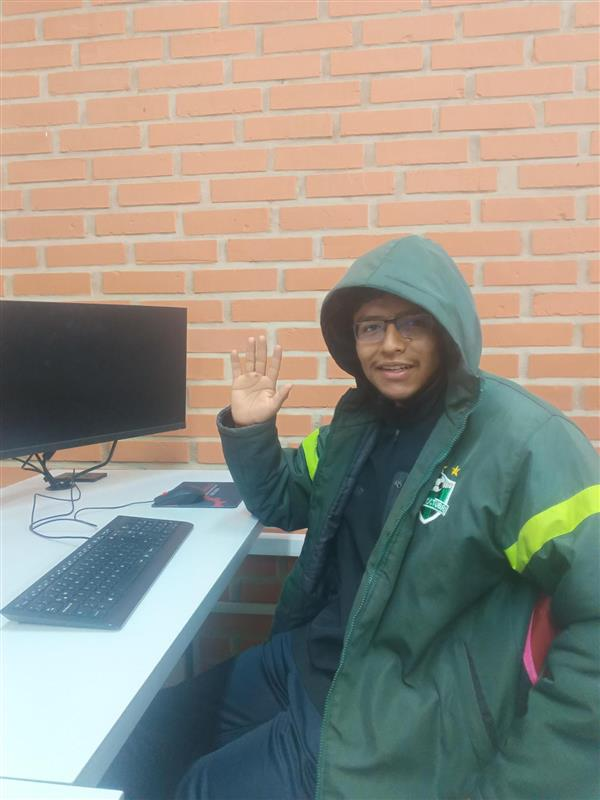
#> input picture Imagenes/Practica/pose1.png, 600 x 800 px
$ jupyter execute --allow-errors practica.ipynb
#> lines starting #> are read from the running program, lines starting #| are printed output that depends on the picture
CARGAR 3 IMAGENES

[cell 1]
import cv2
import matplotlib.pyplot as plt

imagen_bgr1 = cv2.imread('pose1.png')
#> imagen_bgr1 is the input picture: shape (800, 600, 3); mean B, G, R 133.3, 144, 147.1
imagen_bgr2 = cv2.imread('pose2.png')
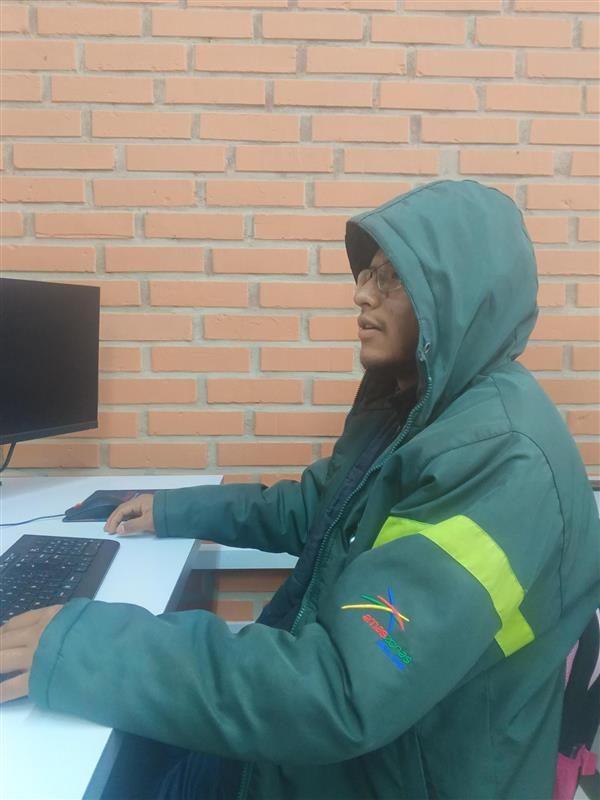
#> input picture Imagenes/Practica/pose2.png, 600 x 800 px
#> imagen_bgr2 is the input picture: shape (800, 600, 3); mean B, G, R 129.9, 138.7, 132.5
imagen_bgr3 = cv2.imread('pose3.png')
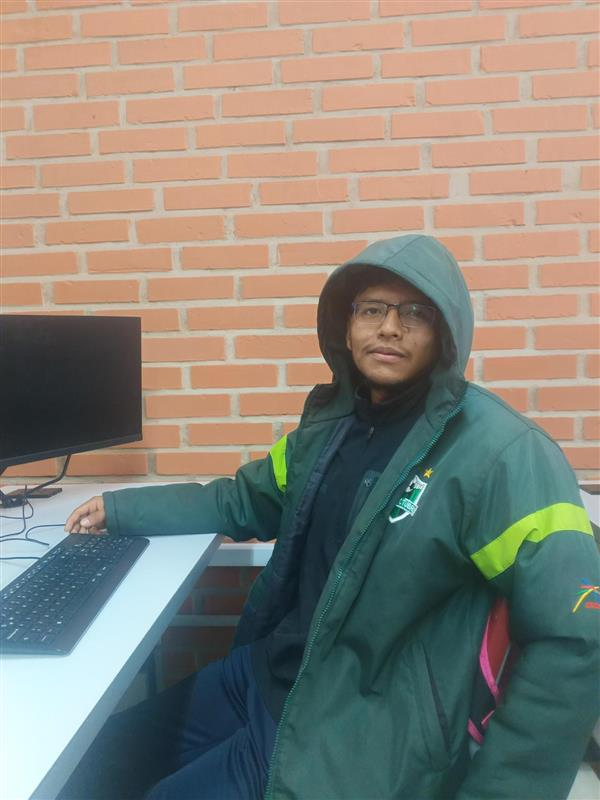
#> input picture Imagenes/Practica/pose3.png, 600 x 800 px
#> imagen_bgr3 is the input picture: shape (800, 600, 3); mean B, G, R 120.2, 130.6, 134.7

imagen_RGB1 = cv2.cvtColor(imagen_bgr1, cv2.COLOR_BGR2RGB)
imagen_RGB2 = cv2.cvtColor(imagen_bgr2, cv2.COLOR_BGR2RGB)
imagen_RGB3 = cv2.cvtColor(imagen_bgr3, cv2.COLOR_BGR2RGB)


plt.figure(figsize=(12, 4))

plt.subplot(1, 3, 1)
plt.imshow(imagen_RGB1)
plt.title("Pose 1")

plt.subplot(1, 3, 2)
plt.imshow(imagen_RGB2)
plt.title("Pose 2")

plt.subplot(1, 3, 3)
plt.imshow(imagen_RGB3)
plt.title("Pose 3")

plt.show()

ESCALA EN GRISES

[cell 2]
import cv2
import matplotlib.pyplot as plt

plt.rcParams['figure.figsize'],[10,5]
img=cv2.imread('pose1.png',cv2.IMREAD_COLOR)

plt.subplot(141)
plt.title("Pose Original")
plt.imshow(cv2.cvtColor(img, cv2.COLOR_BGR2RGB))

plt.subplot(142)
plt.imshow(img[:,:,0],cmap='gray')
plt.title("Escala 1 gris")


plt.subplot(143)
plt.imshow(img[:,:,1],cmap='gray')
plt.title("Escala 2 gris")

plt.subplot(144)
plt.imshow(img[:,:,2],cmap='gray')
plt.title("Escala 3 gris")

plt.show()
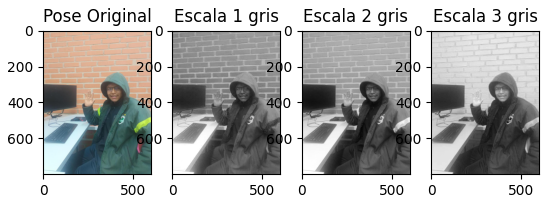
#> figure drawn by matplotlib, 4 panels

[cell 3]
import cv2
import matplotlib.pyplot as plt

imagen_bgr = cv2.imread('pose1.png')
imagen_bgr1 = cv2.imread('pose1.png')

imagen_RGB = cv2.cvtColor(imagen_bgr, cv2.COLOR_BGR2RGB)


plt.figure(figsize=(12,4))

plt.subplot(1 ,4 ,1)
plt.title("Pose Original")
plt.imshow(imagen_RGB)
plt.axis('off')


plt.subplot(1, 4,2 )
plt.imshow(imagen_RGB[:,:,0],cmap='gray')
plt.title("Escala 1 gris")
plt.axis('off')

plt.subplot(1, 4, 3)
plt.imshow(imagen_RGB[:,:,1],cmap='gray')
plt.title("Escala 2 gris")
plt.axis('off')

plt.subplot(1, 4, 4)
plt.imshow(imagen_RGB[:,:,2],cmap='gray')
plt.title("Escala 3 gris")
plt.axis('off')


plt.show()


plt.figure(figsize=(12, 4))

r = imagen_bgr[:, :, 2]
g = imagen_bgr[:, :, 1]
b = imagen_bgr[:, :, 0]

#> (the rest of this cell did not finish here and is left out)

[cell 4]
import cv2
import matplotlib.pyplot as plt

imagen_bgr = cv2.imread('pose2.png')
imagen_bgr1 = cv2.imread('pose2.png')

imagen_RGB = cv2.cvtColor(imagen_bgr, cv2.COLOR_BGR2RGB)


plt.figure(figsize=(12,4))

plt.subplot(1 ,4 ,1)
plt.title("Pose Original")
plt.imshow(imagen_RGB)
plt.axis('off')


plt.subplot(1, 4,2 )
plt.imshow(imagen_RGB[:,:,0],cmap='gray')
plt.title("Escala 1 gris")
plt.axis('off')

plt.subplot(1, 4, 3)
plt.imshow(imagen_RGB[:,:,1],cmap='gray')
plt.title("Escala 2 gris")
plt.axis('off')

plt.subplot(1, 4, 4)
plt.imshow(imagen_RGB[:,:,2],cmap='gray')
plt.title("Escala 3 gris")
plt.axis('off')


plt.show()


plt.figure(figsize=(12, 4))

r = imagen_bgr[:, :, 2]
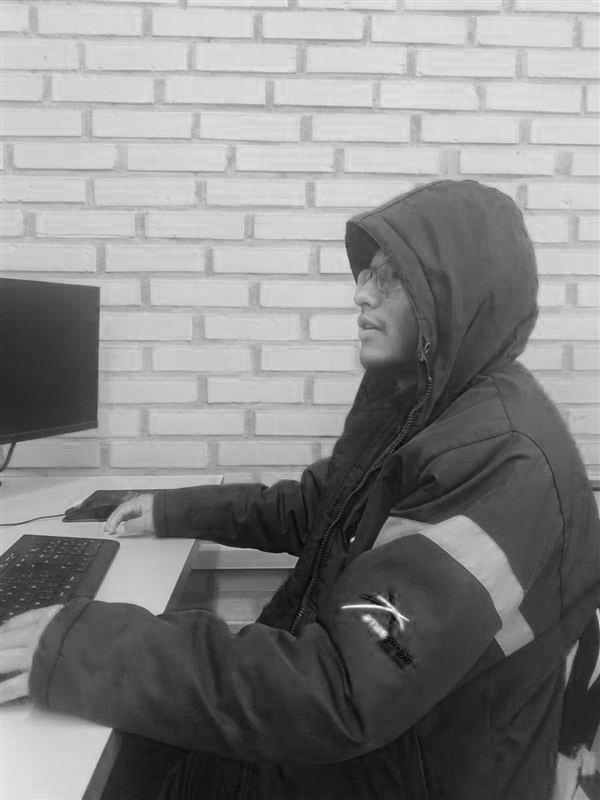
#> r: shape (800, 600); min 0, max 255, mean 132.5
g = imagen_bgr[:, :, 1]
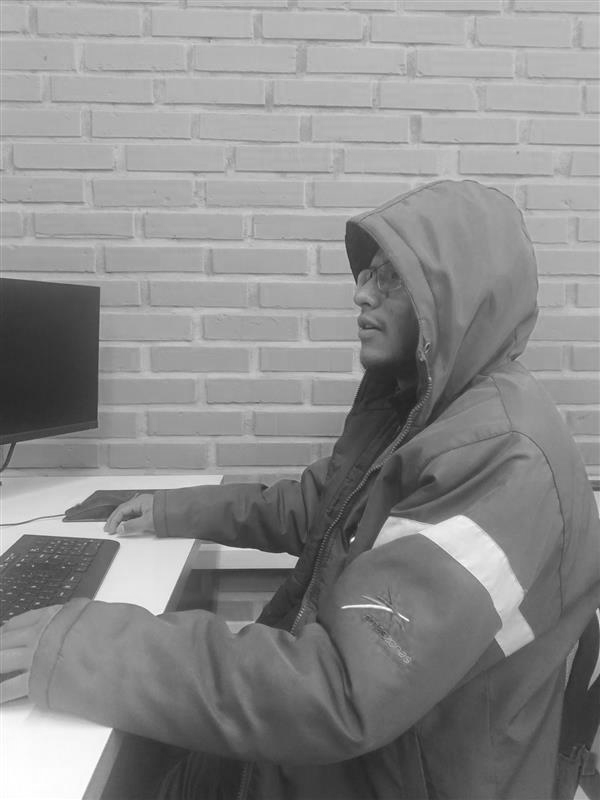
#> g: shape (800, 600); min 30, max 255, mean 138.7
b = imagen_bgr[:, :, 0]
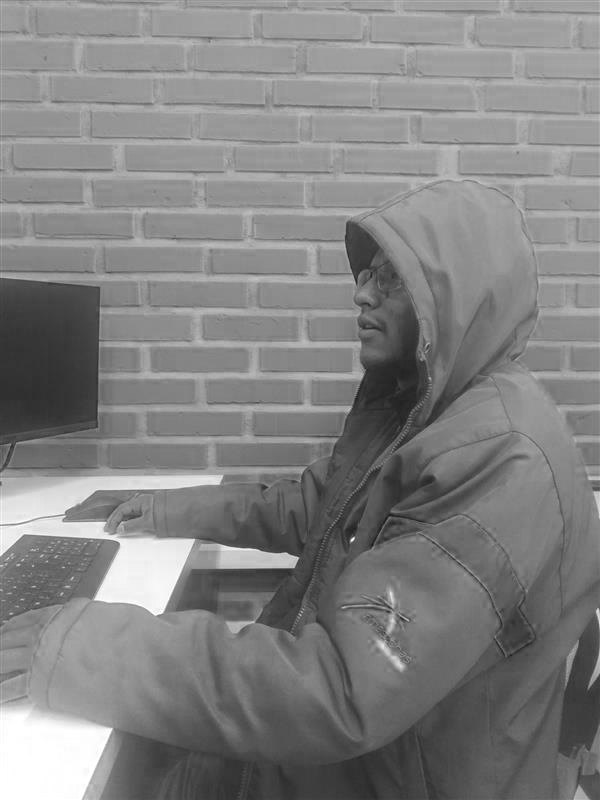
#> b: shape (800, 600); min 21, max 255, mean 129.9

#> (the rest of this cell did not finish here and is left out)

[cell 5]
import cv2
import matplotlib.pyplot as plt

imagen_bgr = cv2.imread('pose3.png')
imagen_bgr1 = cv2.imread('pose3.png')

imagen_RGB = cv2.cvtColor(imagen_bgr, cv2.COLOR_BGR2RGB)


plt.figure(figsize=(12,4))

plt.subplot(1 ,4 ,1)
plt.title("Pose Original")
plt.imshow(imagen_RGB)
plt.axis('off')


plt.subplot(1, 4,2 )
plt.imshow(imagen_RGB[:,:,0],cmap='gray')
plt.title("Escala 1 gris")
plt.axis('off')

plt.subplot(1, 4, 3)
plt.imshow(imagen_RGB[:,:,1],cmap='gray')
plt.title("Escala 2 gris")
plt.axis('off')

plt.subplot(1, 4, 4)
plt.imshow(imagen_RGB[:,:,2],cmap='gray')
plt.title("Escala 3 gris")
plt.axis('off')


plt.show()
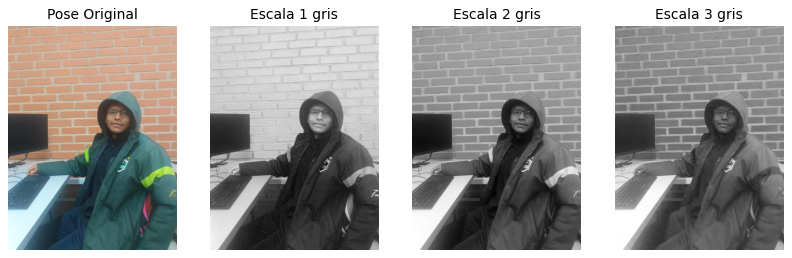
#> figure drawn by matplotlib, 4 panels


plt.figure(figsize=(12, 4))

r = imagen_bgr[:, :, 2]
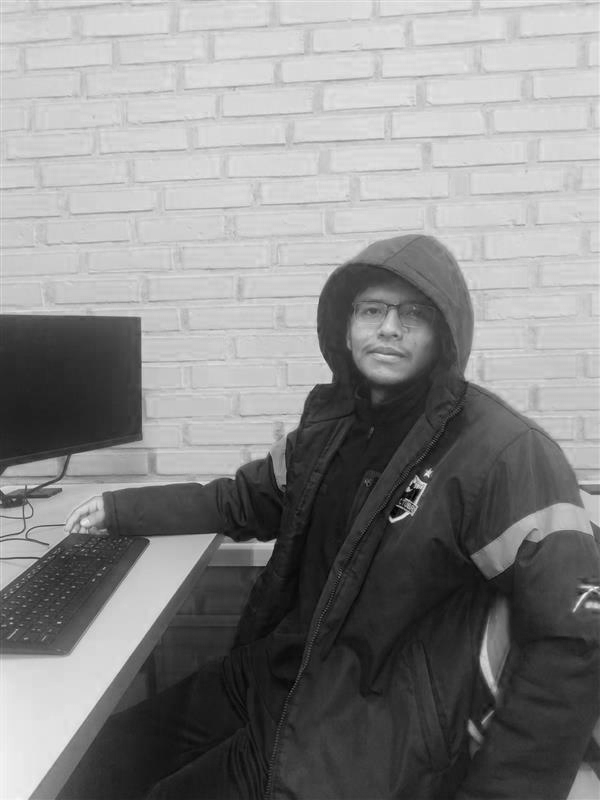
#> r: shape (800, 600); min 0, max 251, mean 134.7
g = imagen_bgr[:, :, 1]
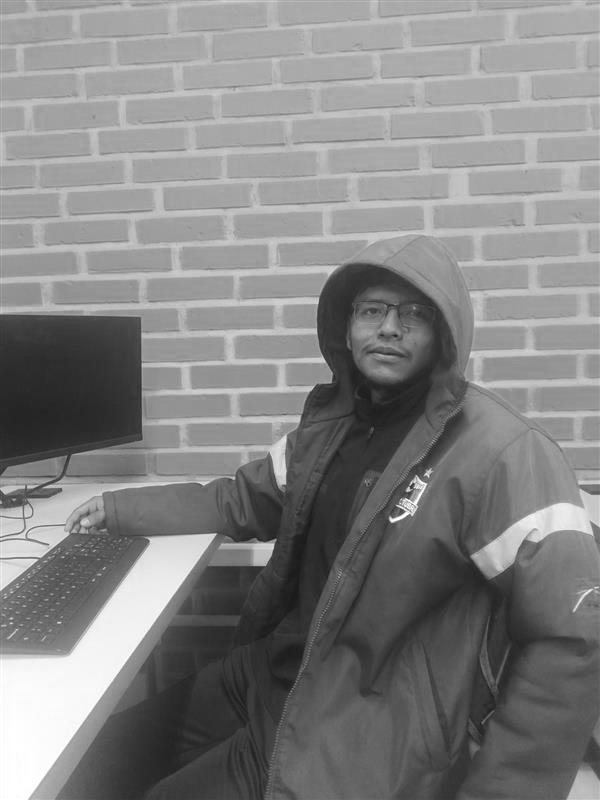
#> g: shape (800, 600); min 24, max 255, mean 130.6
b = imagen_bgr[:, :, 0]
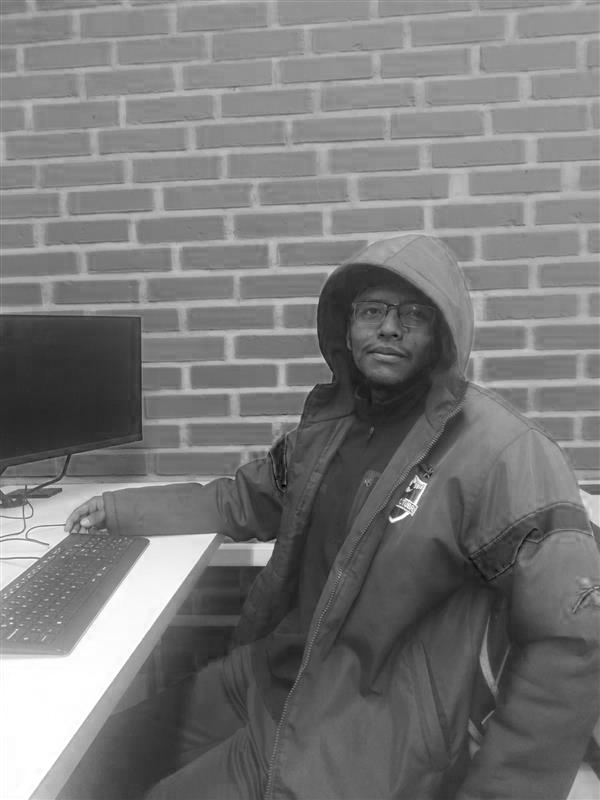
#> b: shape (800, 600); min 0, max 255, mean 120.2

#> (the rest of this cell did not finish here and is left out)
